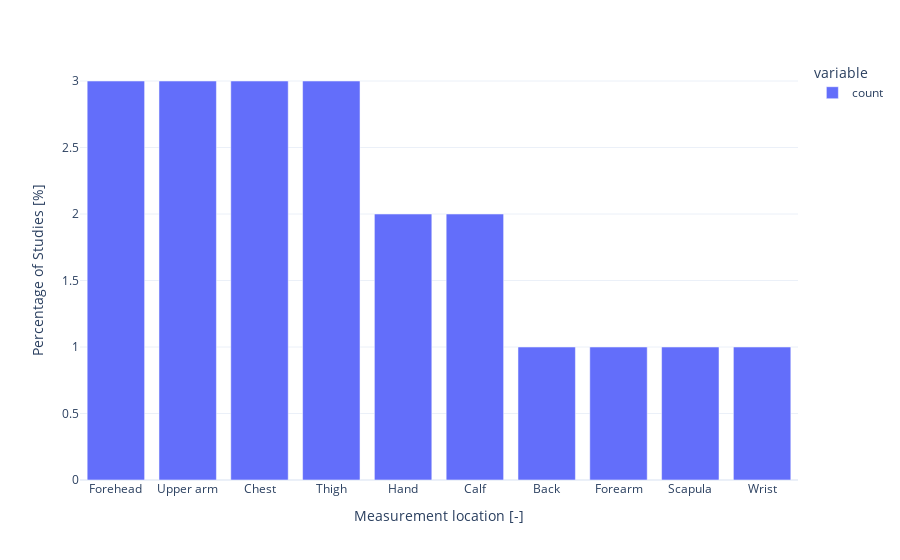

This figure's notebook cell:
### Markdown cell above
**Skin temperature locations** and **calculations**

### Code cell
skin_temperature = df[df["physio-parameter"] == "Skin Temperature"]
location_counts = skin_temperature["physio-body-site"].value_counts()

fig = px.bar(
    location_counts,
)

fig.update_layout(
    xaxis_title="Measurement location [-]",
    yaxis_title="Percentage of Studies [%]",
    template="plotly_white",
)

fig.show()

### Figure 1 — Plotly figure (JSON) as saved in the notebook; plotly's stock layout.template omitted (floating-point values rounded to 4 significant figures)
{"data": [{"alignmentgroup": "True", "hovertemplate": "variable=count<br>physio-body-site=%{x}<br>value=%{y}<extra></extra>", "legendgroup": "count", "marker": {"color": "#636efa", "pattern": {"shape": ""}}, "name": "count", "offsetgroup": "count", "orientation": "v", "showlegend": true, "textposition": "auto", "type": "bar", "x": ["Forehead", "Upper arm", "Chest", "Thigh", "Hand", "Calf", "Back", "Forearm", "Scapula", "Wrist"], "xaxis": "x", "y": [3, 3, 3, 3, 2, 2, 1, 1, 1, 1], "yaxis": "y"}], "layout": {"barmode": "relative", "legend": {"title": {"text": "variable"}, "tracegroupgap": 0}, "margin": {"t": 60}, "xaxis": {"anchor": "y", "domain": [0, 1], "title": {"text": "Measurement location [-]"}}, "yaxis": {"anchor": "x", "domain": [0, 1], "title": {"text": "Percentage of Studies [%]"}}}}
